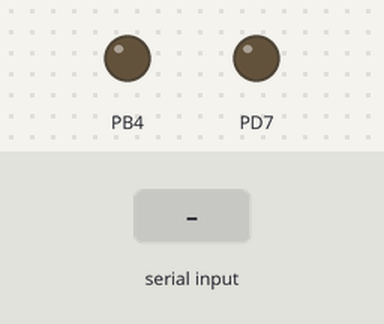
Recording of a program running on a simulated ATmega32, built with avr-gcc and emulated at 8 MHz. Shown: output pins drawn as LEDs (lit = HIGH). The test bench sets the inputs (shaded band).

Above: at 1.2 s.
1.3 s: "1" received over Serial
At 2.6 s:
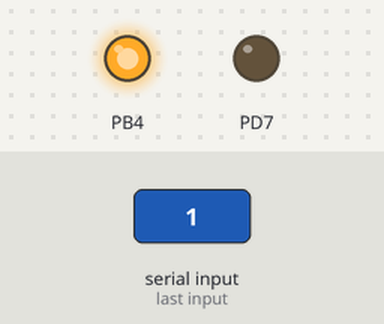
Timing chart, 0 to 4.3 s (numbered marks = the images above; inputs shaded):
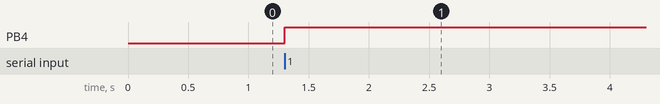

Measured:
- after the input at 1.3 s, PB4: LOW → HIGH at once

The program:

main.c
```c
/*
 * MCU1.c
 *
 * Created: 11/30/2019 5:40:57 PM
 * Author : mosad
 */

#include <avr/io.h>
#include <avr/interrupt.h>
#include <stdint.h>
#include <util/delay.h>
#define F_CPU 8000000

// global variables
uint8_t _data ;

void usart_int (uint32_t B_R , uint32_t f_oc) {
	 uint32_t x = 0 ;
	 UCSRB = 0x98 ;
	 UCSRC = 0x86 ;
	 x = f_oc / 16 ;  x = x / B_R ; x = x - 1;
	 UBRRL = x ;
}
// master mode :
void spi_inialize(){
	DDRB =((1 << 4) | (1 << 5) |(1 << 7) ); 	//congigure them as output
	DDRB &= ~ (1 << 6);
	SPCR = ((1<<SPE)|(1<<MSTR)|(1<<SPR0) );
}
void spi_send(uint8_t sent_data){
	PORTB &= ~(1 << 4); // initiate the transmission
	SPDR = sent_data ;
	while(!(SPSR & (1 << SPIF)));
	PORTB |= (1 << 4); // initiate the transmission
}

int main(void)
{
	sei();
	usart_int(9600 , 8000000);
	spi_inialize();
	DDRD |= (1 << 7);
    /* Replace with your application code */
    while (1)
    {
    }
}
ISR (USART_RXC_vect){
    _data = UDR ;
	spi_send(_data);
}
```
